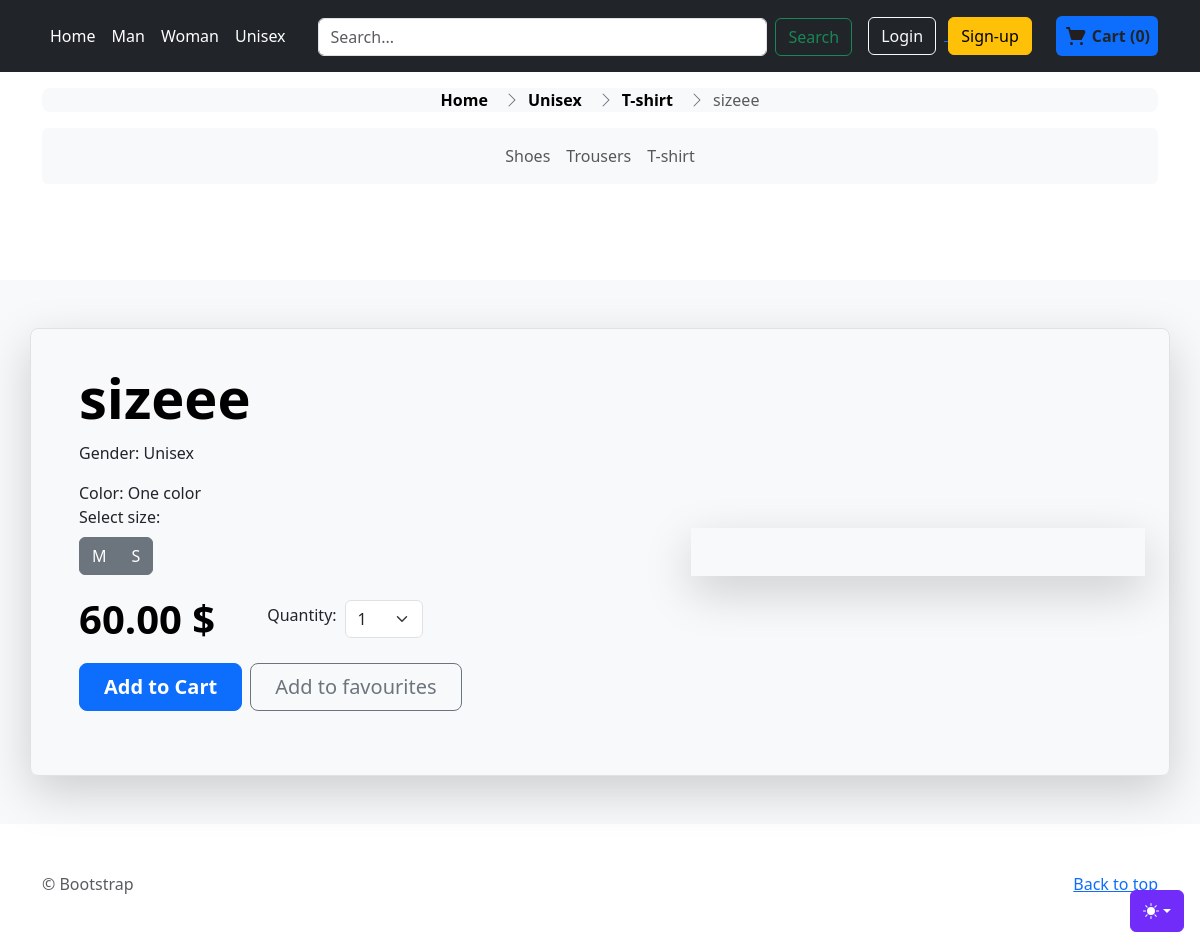
Screenshot of /Unisex/t-shirt/product/20 with the database file from the repository.
### store/models.py (models this page shows, shortened)
class Product(models.Model):
    NONE = 'None'
    SIZE = 'Size'
    COLOR = 'Color'
    SIZE_COLOR = 'Size-Color'
    VARIANTS = (
        (NONE, 'None'),
        (SIZE, 'Size'),
        (COLOR, 'Color'),
        (SIZE_COLOR, 'Size-Color'),
    )
    GENDERS = (
        ('Male', 'Male'),
        ('Female', 'Female'),
        ('Unisex', 'Unisex')
    )
    name = models.CharField(max_length=255, null=False, blank=False)
    slug = models.SlugField(null=False, unique=True)
    category = models.ForeignKey(Category, null=False, blank=False, on_delete=models.CASCADE)
    description = models.TextField(null=True, blank=True)
    base_price = models.DecimalField(max_digits=10, decimal_places=2, null=False,blank=False)
    variant = models.CharField(max_length=10, choices=VARIANTS, default=SIZE_COLOR)
    date_added = models.DateTimeField(auto_now_add=True, null=True)
    gender = models.CharField(max_length=10, choices=GENDERS, default='Unisex')

class ProductVariant(models.Model):
    title = models.CharField(max_length=100, blank=True, null=True)
    product = models.ForeignKey(Product, on_delete=models.CASCADE)
    color = models.ForeignKey(Color, on_delete=models.CASCADE, blank=True, null=True)
    size = models.ForeignKey(Size, on_delete=models.CASCADE, blank=True, null=True)
    image_id = models.ForeignKey(Image, blank=True, null=True,on_delete=models.CASCADE)
    price = models.DecimalField(max_digits=12, decimal_places=2, default=0)
    quantity = models.IntegerField(default=1,null=False)
    purchased = models.PositiveIntegerField(default=0, null=False, blank=True)

class Category(models.Model):
    name = models.CharField(max_length=255)
    category_slug = models.SlugField(null=False, unique=True)

class Size(models.Model):
    size_name = models.CharField(max_length=100)

### store/views.py (the view)
# urls.py: path('<str:gen>/<str:category>/product/<int:id>', views.product_detail, name='product-detail'),
def product_detail(request, gen, category, id):
    product = get_object_or_404(ProductVariant, id=id)
    base_product_id = product.product.id
    product_colors = (ProductVariant.objects.filter(product_id=base_product_id).values('color_id').distinct())
    colors = Color.objects.filter(id__in=product_colors).all()
    product_sizes = (ProductVariant.objects.filter(product_id=base_product_id).values('size_id').distinct())
    sizes = Size.objects.filter(id__in=product_sizes).all()
    data = {
        'product': product,
        'gender': gen,
        'category_slug': category,
        'category_name': category.capitalize(),
        'sizes': sizes,
        'colors': colors,
        'quantities': [i+1 for i in range(1, 19, 1)],
        'blocked_sizes': exclude_sizes(base_product_id,product.color),
    }
    return render(request, 'store/product-detail.html', data | header_data(request))

### order/models.py (called while the page is built)
    def total_items(self):
        return sum(item.quantity for item in self.cartitem_set.all())

    def total_price(self):
        total = 0
        for item in self.cartitem_set.all():
            total += item.quantity * item.product.price
        return total

### order/views.py (called while the page is built)
def get_or_create_cart(request):
    if request.user.is_authenticated:
        cart, created = Cart.objects.get_or_create(user=request.user)
    else:
        session_cart_id = request.session.get('cart_id')
        if session_cart_id:
            cart, created = Cart.objects.get_or_create(session_id=session_cart_id)
        else:
            cart = Cart.objects.create(session_id=str(uuid.uuid4()))
            request.session['cart_id'] = cart.session_id
    return cart

def get_cart_products(cart):
    cart_items = CartItem.objects.filter(cart=cart).select_related('product')
    cart_products = [
        {
            'product_id': item.product.id,
            'name': item.product.title,
            'price': item.product.price,
            'quantity': item.quantity,
            'size': item.product.size.size_name,
            'color': item.product.color.color_name
        } for item in cart_items
    ]
    return cart_products

def cart_info(request):
    cart = get_or_create_cart(request)
    data_response = {
        'cart_products': get_cart_products(cart),
        'total_items': cart.total_items(),
        'total_price': cart.total_price()
    }
    return data_response

### store/views.py (called while the page is built)
def header_data(request):
    cart = get_or_create_cart(request)
    cart_items = CartItem.objects.filter(cart=cart).select_related('product')
    cart_products = [
        {
            'product_id': item.product.id,
            'name': item.product.title,
            'price': item.product.price,
            'quantity': item.product.quantity
        } for item in cart_items
    ]
    cart_product_ids = [item['product_id'] for item in cart_products]
    categories = Category.objects.all()
    data = {
        'cart_products': cart_products,
        'cart_product_ids': cart_product_ids,
        'total_items': cart.total_items(),
        'total_price': cart.total_price(),
        'genders': [gender[0] for gender in Product.GENDERS],
        'categories': categories
    }
    return data

### templates/store/product-detail.html (shortened to what this page needs)
{% extends 'store/store.html' %}
{% load static %}
{% block breadcrumb %}
    <li class="breadcrumb-item active" aria-current="page">
          {{ product.product.name }}
    </li>
{% endblock breadcrumb %}
{% block content %}
    <div class="row p-4 align-items-center rounded-3 border shadow-lg product_data">
      <div class="col-lg-7 p-3 p-lg-4 pt-lg-3">
        <h1 class="display-4 fw-bold lh-1 text-body-emphasis mb-3">{{ product.product.name }}</h1>
        <p class="">Gender: {{ product.product.gender }}</p>
        <div class="d-flex flex-column">
            {% if colors %}
            <div class="mb-3 me-3 fit-content">
                <label for="select-color" class="form-label">Available colors: </label>
                <select class="form-select " id="select-color">
                    {% for color in colors %}
                        {% if product.color.id == color.id %}
                        <option selected="" value="{{ color.id }}">{{ color.color_name }}</option>
                        {% else %}
                        <option value="{{ color.id }}">{{ color.color_name }}</option>
                        {% endif %}
                    {% endfor %}
                </select>
              </div>
            {% else %}
                Color: One color
            {% endif %}
            {% if sizes %}
            <div class="d-flex flex-column">
                <span class="form-label">Select size:</span>
                <div class="fit-content d-flex align-items-center btn-group  flex-wrap">
                    {% for size in sizes %}
                            <label class="btn btn-secondary" for="size_{{ size.id }}">{{ size.size_name }}</label>
                    {% endfor %}
                  </div>
            </div>
            {% else %}
                Size: One size
            {% endif %}
        </div>
        <div class="d-flex my-4 align-content-center align-items-center flex-wrap">
            <div class="align-content-center display-6 fw-bold lh-1 text-body-emphasis me-5">
                 <span id="product-price">{{ product.price }}</span> <span> $</span>
            </div>
            <div class="me-5 fit-content d-flex align-items-center">
                <label for="select-quantity" class="form-label mx-1">Quantity: </label>
                <select class="form-select mx-1" id="select-quantity">
                  <option selected="" value="1">1</option>
                </select>
              </div>
        </div>
        <div class="d-grid gap-2 d-md-flex justify-content-between mb-4 mb-lg-3">
            <div class="d-flex ">
          <button type="button" class="btn btn-primary btn-lg px-4 me-2 fw-bold add-to-cart">Add to Cart</button>
          <button type="button" class="btn btn-outline-secondary btn-lg px-4">Add to favourites</button>
            </div>
        </div>
      </div>
      <div class="col-lg-5 p-0 overflow-hidden shadow-lg">
           <img class="rounded-lg-3 w-100 p-4" src="{{ product.image_id.image.url }}" alt="" id="product-image">
      </div>
    </div>
{% endblock content %}

### templates/store/store.html (shortened to what this page needs)
{% extends 'store/index.html' %}
{% load static %}
{% block styles %}
<link href="{%  static 'assets/dist/css/breadcrumbs.css' %}" rel="stylesheet">
<link rel="stylesheet" href="https://cdn.jsdelivr.net/npm/@docsearch/css@3">
<link href="{%  static 'assets/dist/css/bootstrap.min.css' %}" rel="stylesheet">
{% endblock styles %}
{% block categories %}
  <section class="pt-3 pb-5 text-center container">
        <div class="row pb-lg-5">
      <div class="mx-auto">
        <nav aria-label="breadcrumb">
    <ol class="breadcrumb breadcrumb-chevron p-1 bg-body-tertiary rounded-3 justify-content-center ">
      <li class="breadcrumb-item">
        <a class="link-body-emphasis fw-semibold text-decoration-none" href="{% url 'store:home' %}">Home</a>
      </li>
     <li class="breadcrumb-item">
        <a class="link-body-emphasis fw-semibold text-decoration-none" href="{% url 'store:gender-store' gen=gender %}">{{ gender }}</a>
      </li>
        {% if category_name %}
            <li class="breadcrumb-item">
                <a class="link-body-emphasis fw-semibold text-decoration-none" href="{% url 'store:category' gen=gender category=category_slug %}">{{ category_name }}</a>
              </li>
        {% endif %}
    {% block breadcrumb %}{% endblock breadcrumb %}
    </ol>
  </nav>
          <nav class="navbar navbar-expand-lg bg-body-tertiary rounded" aria-label="Thirteenth navbar example">
      <div class="container-fluid justify-content-center">
        <div class="collapse navbar-collapse d-lg-flex justify-content-center" id="navbarsExample11">
          <ul class="navbar-nav col-lg-6 justify-content-lg-center">
            {% for category in categories %}
                <li class="nav-item">
                    <a class="nav-link" href="{% url 'store:category' gen=gender category=category.category_slug %}">{{ category.name }}</a>
                </li>
            {% endfor %}
          </ul>
        </div>
      </div>
    </nav>
      </div>
    </div>
  </section>
{% endblock categories %}

### rows the page displays
Product: gender "Unisex"
ProductVariant: product.name "sizeee", product.gender "Unisex", price "60.00"
Category: name "Shoes"
Category: name "Trousers"
Category: name "T-shirt"
Size: size_name "M"
Size: size_name "S"

### other values shown
{{ total_items }} "0"
{{ category_name }} "T-shirt"
